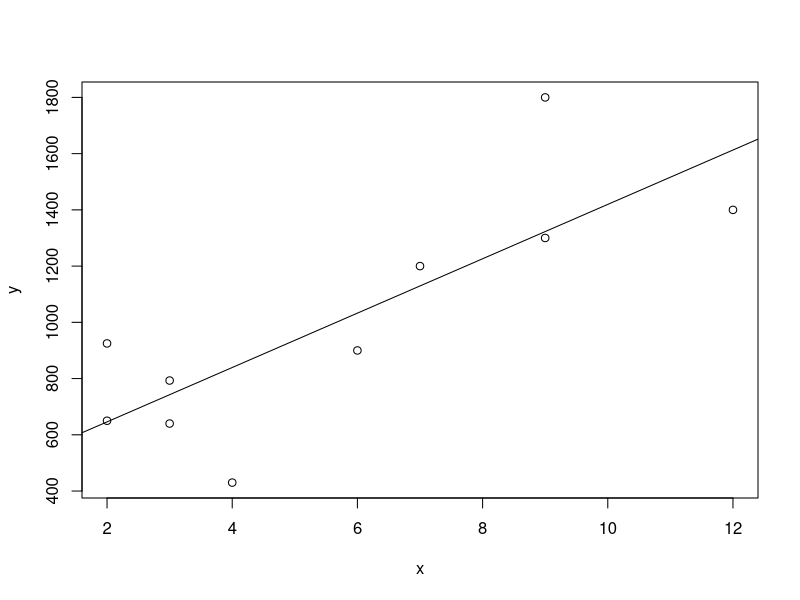

Generate this figure with R:
## ---- chunk 1
x=c(2,7,9,4,12,6,9,3,3,2);x
y=c(650,1200,1300,430,1400,900,1800,640,793,925)
#########(1)###########3
plot(x,y)
##########2)###########
cor(x,y)
cor.test(x,y,method="pearson")
#############(3)###################
Model_1=glm(y~x,family=gaussian);Model_1
###########(4)#############
summary(Model_1)
############(5)#################
anova(Model_1)
P_value=pf(14.58,1,8,lower.tail =F)
P_value
###########(6)############
abline(Model_1)
############(7)########
confint(Model_1,level=0.95)
############(8)##########
predict.lm(Model_1,data.frame(x=5),interval = "confidence")

